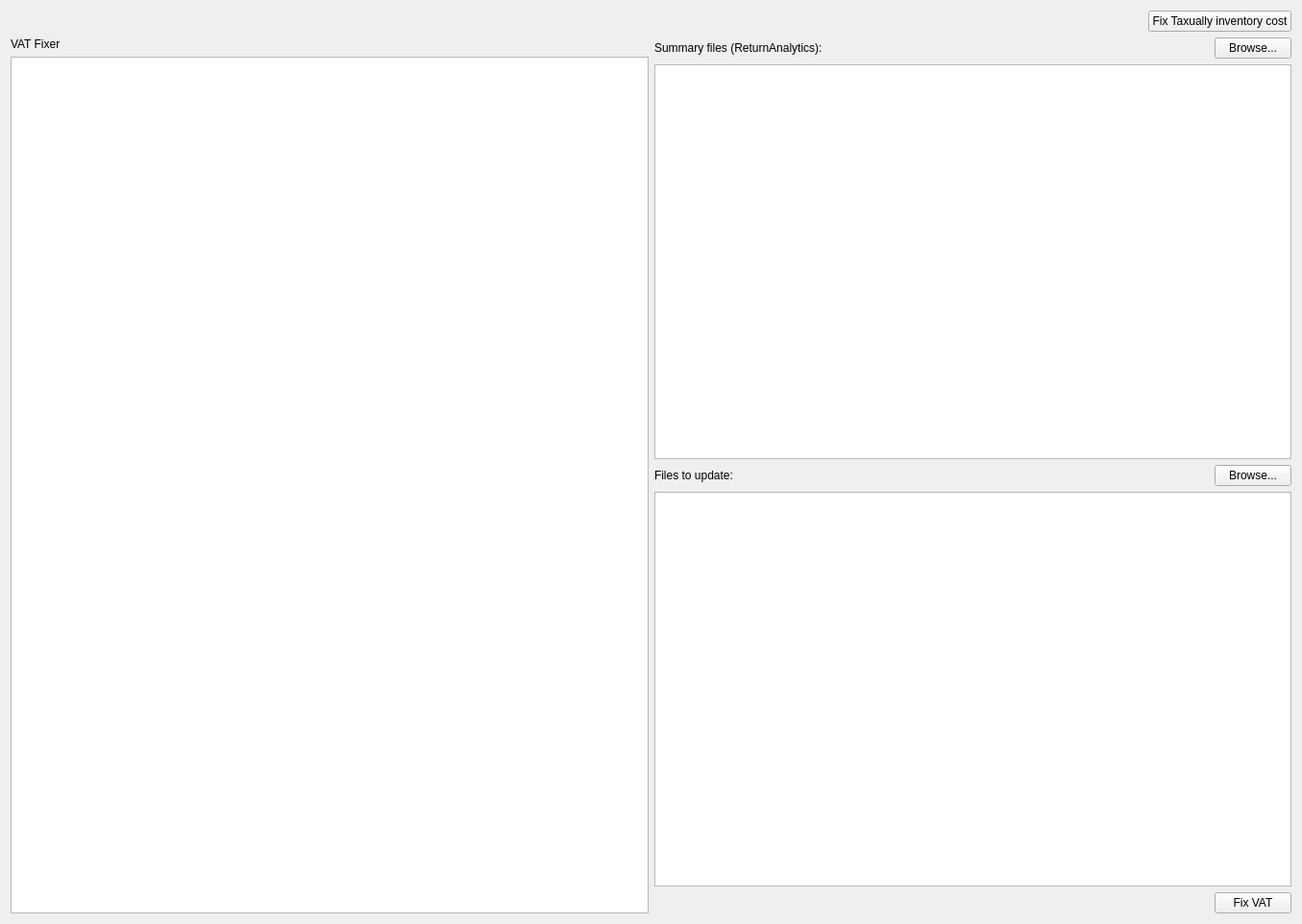
<?xml version="1.0" encoding="UTF-8"?>
<ui version="4.0">
 <class>PaneFixVat</class>
 <widget class="QWidget" name="PaneFixVat">
  <property name="geometry">
   <rect>
    <x>0</x>
    <y>0</y>
    <width>1355</width>
    <height>962</height>
   </rect>
  </property>
  <property name="windowTitle">
   <string>Fix VAT</string>
  </property>
  <layout class="QVBoxLayout" name="verticalLayoutOuter">
   <item>
    <layout class="QHBoxLayout" name="horizontalLayoutInventoryFix">
     <item>
      <spacer name="horizontalSpacerInventoryFix">
       <property name="orientation">
        <enum>Qt::Orientation::Horizontal</enum>
       </property>
       <property name="sizeHint" stdset="0">
        <size>
         <width>40</width>
         <height>20</height>
        </size>
       </property>
      </spacer>
     </item>
     <item>
      <widget class="QPushButton" name="buttonFixInventoryCost">
       <property name="text">
        <string>Fix Taxually inventory cost</string>
       </property>
      </widget>
     </item>
    </layout>
   </item>
   <item>
    <layout class="QHBoxLayout" name="horizontalLayoutMain">
     <item>
      <layout class="QVBoxLayout" name="verticalLayoutLeft">
       <item>
        <widget class="QLabel" name="labelFixers">
         <property name="text">
          <string>VAT Fixer</string>
         </property>
        </widget>
       </item>
       <item>
        <widget class="QListWidget" name="listFixers">
         <property name="maximumWidth">
          <number>170</number>
         </property>
        </widget>
       </item>
      </layout>
     </item>
     <item>
      <layout class="QVBoxLayout" name="verticalLayoutRight">
       <item>
        <layout class="QHBoxLayout" name="horizontalLayoutSummary">
         <item>
          <widget class="QLabel" name="labelSummary">
           <property name="text">
            <string>Summary files (ReturnAnalytics):</string>
           </property>
          </widget>
         </item>
         <item>
          <spacer name="horizontalSpacerSummary">
           <property name="orientation">
            <enum>Qt::Orientation::Horizontal</enum>
           </property>
           <property name="sizeHint" stdset="0">
            <size>
             <width>40</width>
             <height>20</height>
            </size>
           </property>
          </spacer>
         </item>
         <item>
          <widget class="QPushButton" name="buttonBrowseSummary">
           <property name="text">
            <string>Browse...</string>
           </property>
          </widget>
         </item>
        </layout>
       </item>
       <item>
        <widget class="QListWidget" name="listSummaryFiles"/>
       </item>
       <item>
        <layout class="QHBoxLayout" name="horizontalLayoutUpdate">
         <item>
          <widget class="QLabel" name="labelUpdate">
           <property name="text">
            <string>Files to update:</string>
           </property>
          </widget>
         </item>
         <item>
          <spacer name="horizontalSpacerUpdate">
           <property name="orientation">
            <enum>Qt::Orientation::Horizontal</enum>
           </property>
           <property name="sizeHint" stdset="0">
            <size>
             <width>40</width>
             <height>20</height>
            </size>
           </property>
          </spacer>
         </item>
         <item>
          <widget class="QPushButton" name="buttonBrowseUpdate">
           <property name="text">
            <string>Browse...</string>
           </property>
          </widget>
         </item>
        </layout>
       </item>
       <item>
        <widget class="QListWidget" name="listUpdateFiles"/>
       </item>
       <item>
        <layout class="QHBoxLayout" name="horizontalLayoutActions">
         <item>
          <spacer name="horizontalSpacerActions">
           <property name="orientation">
            <enum>Qt::Orientation::Horizontal</enum>
           </property>
           <property name="sizeHint" stdset="0">
            <size>
             <width>40</width>
             <height>20</height>
            </size>
           </property>
          </spacer>
         </item>
         <item>
          <widget class="QPushButton" name="buttonFixVat">
           <property name="text">
            <string>Fix VAT</string>
           </property>
          </widget>
         </item>
        </layout>
       </item>
      </layout>
     </item>
    </layout>
   </item>
  </layout>
 </widget>
 <resources/>
 <connections/>
</ui>
